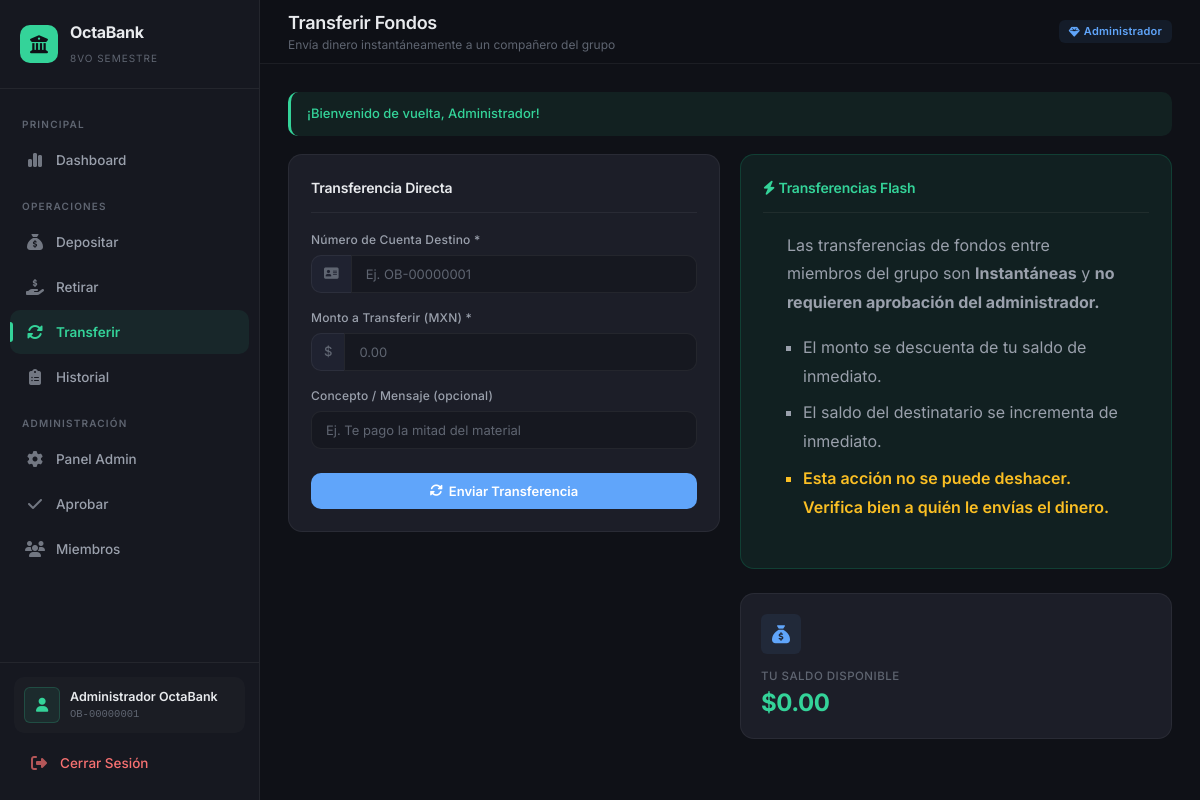
Screenshot of /transacciones/transferir.php (signed in) with the database file from the repository.
### tables this page shows
CREATE TABLE IF NOT EXISTS cuentas (
    id INT AUTO_INCREMENT PRIMARY KEY,
    usuario_id INT NOT NULL UNIQUE,
    numero_cuenta VARCHAR(20) NOT NULL UNIQUE,
    saldo DECIMAL(12,2) NOT NULL DEFAULT 0.00,
    saldo_retenido DECIMAL(12,2) NOT NULL DEFAULT 0.00,
    estado ENUM('activa', 'suspendida', 'cerrada') NOT NULL DEFAULT 'activa',
    fecha_apertura DATETIME NOT NULL DEFAULT CURRENT_TIMESTAMP,
    FOREIGN KEY (usuario_id) REFERENCES usuarios(id) ON DELETE CASCADE,
    INDEX idx_estado (estado)
);

CREATE TABLE IF NOT EXISTS usuarios (
    id INT AUTO_INCREMENT PRIMARY KEY,
    nombre VARCHAR(100) NOT NULL,
    apellido VARCHAR(100) NOT NULL,
    email VARCHAR(150) NOT NULL UNIQUE,
    password VARCHAR(255) NOT NULL,
    telefono VARCHAR(20) DEFAULT NULL,
    rol ENUM('admin', 'miembro') NOT NULL DEFAULT 'miembro',
    numero_cuenta VARCHAR(20) NOT NULL UNIQUE,
    avatar VARCHAR(10) DEFAULT NULL,
    activo TINYINT(1) NOT NULL DEFAULT 1,
    fecha_registro DATETIME NOT NULL DEFAULT CURRENT_TIMESTAMP,
    ultimo_acceso DATETIME DEFAULT NULL,
    INDEX idx_email (email),
    INDEX idx_numero_cuenta (numero_cuenta),
    INDEX idx_rol (rol)
);

### includes/functions.php (called while the page is built, shortened)
<?php
function formatMoney($amount) {
    return APP_CURRENCY_SYMBOL . number_format((float)$amount, 2, '.', ',');
}
function sanitize($input) {
    return htmlspecialchars(trim($input), ENT_QUOTES, 'UTF-8');
}
function getFlashMessage() {
    if (isset($_SESSION['flash'])) {
        $flash = $_SESSION['flash'];
        return $flash;
    }
    return null;
}
function getCurrentUser() {
    $db = Database::getInstance()->getConnection();
    $stmt = $db->prepare("SELECT u.*, c.saldo, c.saldo_retenido, c.estado as estado_cuenta
                          FROM usuarios u
                          JOIN cuentas c ON u.id = c.usuario_id
                          WHERE u.id = ?");
    $stmt->execute([$_SESSION['user_id']]);
    return $stmt->fetch();
}
function isAdmin() {
    return isset($_SESSION['user_role']) && $_SESSION['user_role'] === 'admin';
}

### transacciones/transferir.php (the view, shortened to what this page needs)
<?php
$pageTitle = 'Transferir Fondos';
$pageSubtitle = 'Envía dinero instantáneamente a un compañero del grupo';
$currentPage = 'transferir';
require_once dirname(__DIR__) . '/includes/header.php';
?>
<div class="grid-2">
    <div>
        <div class="card mb-3 fade-in">
            <div class="card-header">
                <h3>Transferencia Directa</h3>
            </div>
            <form method="POST" action="">
                <div class="form-group mb-2">
                    <label for="numero_cuenta">Número de Cuenta Destino *</label>
                    <div class="input-group">
                        <span class="input-prefix"><i class="fa-solid fa-address-card"></i></span>
                        <input type="text" id="numero_cuenta" name="numero_cuenta" class="form-control"
                               placeholder="Ej. OB-00000001" required
                               value="<?= sanitize($_POST['numero_cuenta'] ?? '') ?>">
                    </div>
                </div>
                <div class="form-group mb-2">
                    <label for="monto">Monto a Transferir (<?= APP_CURRENCY ?>) *</label>
                    <div class="input-group">
                        <span class="input-prefix"><?= APP_CURRENCY_SYMBOL ?></span>
                        <input type="number" id="monto" name="monto" class="form-control"
                               step="0.01" min="1" max="<?= $user['saldo'] ?>"
                               placeholder="0.00" required>
                    </div>
                </div>
                <div class="form-group mb-3">
                    <label for="descripcion">Concepto / Mensaje (opcional)</label>
                    <input type="text" id="descripcion" name="descripcion" class="form-control"
                           placeholder="Ej. Te pago la mitad del material" maxlength="100">
                </div>
                <button type="submit" class="btn btn-info btn-block" style="background:var(--color-info);color:#fff;"
                        onclick="return confirmAction('¿Confirmas que deseas enviar esta transferencia? La acción es inmediata e irreversible.')"
                        <?= $user['saldo'] <= 0 ? 'disabled style="opacity:0.5;cursor:not-allowed;"' : '' ?>>
                    <i class="fa-solid fa-rotate"></i> Enviar Transferencia
                </button>
            </form>
        </div>
    </div>
    <div>
        <div class="card bg-info fade-in" style="animation-delay: 0.1s; background: var(--color-success-bg); border-color: rgba(16, 185, 129, 0.2);">
            <div class="card-header border-0">
                <h3 class="text-success"><i class="fa-solid fa-bolt"></i> Transferencias Flash</h3>
            </div>
            <div style="padding: 0 24px 24px; color: var(--text-secondary); line-height: 1.8;">
                <p>Las transferencias de fondos entre miembros del grupo son <strong>Instantáneas</strong> y <strong>no requieren aprobación del administrador.</strong></p>
                <ul style="margin-top: 16px; margin-left: 16px; list-style-type: square;">
                    <li class="mb-1">El monto se descuenta de tu saldo de inmediato.</li>
                    <li class="mb-1">El saldo del destinatario se incrementa de inmediato.</li>
                    <li class="text-warning font-weight-bold">Esta acción no se puede deshacer. Verifica bien a quién le envías el dinero.</li>
                </ul>
            </div>
        </div>
        <div class="stat-card mt-3 fade-in" style="animation-delay: 0.2s;">
            <div class="stat-icon blue"><i class="fa-solid fa-sack-dollar"></i></div>
            <div class="stat-label">Tu saldo disponible</div>
            <div class="stat-value money"><?= formatMoney($user['saldo']) ?></div>
        </div>
    </div>
</div>
<?php require_once dirname(__DIR__) . '/includes/footer.php'; ?>

### includes/header.php (shortened to what this page needs)
<?php
$user = getCurrentUser();
?>
<!DOCTYPE html>
<html lang="es">
<head>
    <link rel="stylesheet" href="<?= BASE_URL ?>/assets/css/styles.css">
    <link rel="stylesheet" href="https://cdnjs.cloudflare.com/ajax/libs/font-awesome/6.4.0/css/all.min.css">
</head>
<body>
    <div class="app-layout">
        <aside class="sidebar" id="sidebar">
            <div class="sidebar-brand">
                <div class="brand-icon"><i class="fa-solid fa-building-columns"></i></div>
                <div class="brand-text">
                    <h2>OctaBank</h2>
                    <span>8vo Semestre</span>
                </div>
            </div>
            <nav class="sidebar-nav">
                <div class="nav-section-title">Principal</div>
                <a href="<?= BASE_URL ?>/dashboard/" class="nav-link <?= ($currentPage ?? '') === 'dashboard' ? 'active' : '' ?>">
                    <span class="nav-icon"><i class="fa-solid fa-chart-simple"></i></span>
                    Dashboard
                </a>
                <div class="nav-section-title">Operaciones</div>
                <a href="<?= BASE_URL ?>/transacciones/depositar.php" class="nav-link <?= ($currentPage ?? '') === 'depositar' ? 'active' : '' ?>">
                    <span class="nav-icon"><i class="fa-solid fa-sack-dollar"></i></span>
                    Depositar
                </a>
                <a href="<?= BASE_URL ?>/transacciones/retirar.php" class="nav-link <?= ($currentPage ?? '') === 'retirar' ? 'active' : '' ?>">
                    <span class="nav-icon"><i class="fa-solid fa-hand-holding-dollar"></i></span>
                    Retirar
                </a>
                <a href="<?= BASE_URL ?>/transacciones/transferir.php" class="nav-link <?= ($currentPage ?? '') === 'transferir' ? 'active' : '' ?>">
                    <span class="nav-icon"><i class="fa-solid fa-rotate"></i></span>
                    Transferir
                </a>
                <a href="<?= BASE_URL ?>/transacciones/historial.php" class="nav-link <?= ($currentPage ?? '') === 'historial' ? 'active' : '' ?>">
                    <span class="nav-icon"><i class="fa-solid fa-clipboard-list"></i></span>
                    Historial
                </a>
                <?php if (isAdmin()): ?>
                <div class="nav-section-title">Administración</div>
                <a href="<?= BASE_URL ?>/admin/" class="nav-link <?= ($currentPage ?? '') === 'admin_dashboard' ? 'active' : '' ?>">
                    <span class="nav-icon"><i class="fa-solid fa-gear"></i></span>
                    Panel Admin
                </a>
                <a href="<?= BASE_URL ?>/admin/aprobar_transacciones.php" class="nav-link <?= ($currentPage ?? '') === 'aprobar' ? 'active' : '' ?>">
                    <span class="nav-icon"><i class="fa-solid fa-check"></i></span>
                    Aprobar
                </a>
                <a href="<?= BASE_URL ?>/admin/miembros.php" class="nav-link <?= ($currentPage ?? '') === 'miembros' ? 'active' : '' ?>">
                    <span class="nav-icon"><i class="fa-solid fa-users"></i></span>
                    Miembros
                </a>
                <?php endif; ?>
            </nav>
            <div class="sidebar-footer">
                <div class="sidebar-user">
                    <div class="user-avatar"><i class="fa-solid fa-user"></i></div>
                    <div class="user-info">
                        <div class="name"><?= sanitize($user['nombre'] ?? '') ?> <?= sanitize($user['apellido'] ?? '') ?></div>
                        <div class="account"><?= sanitize($user['numero_cuenta'] ?? '') ?></div>
                    </div>
                </div>
                <a href="<?= BASE_URL ?>/auth/logout.php" class="nav-link mt-1" style="color: var(--color-error);">
                    <span class="nav-icon"><i class="fa-solid fa-right-from-bracket"></i></span>
                    Cerrar Sesión
                </a>
            </div>
        </aside>
        <main class="main-content">
            <header class="top-header">
                <div style="display:flex;align-items:center;gap:16px;">
                    <div class="page-title">
                        <h1><?= sanitize($pageTitle ?? 'Dashboard') ?></h1>
                        <p><?= sanitize($pageSubtitle ?? '') ?></p>
                    </div>
                </div>
                <div class="header-actions">
                    <span class="badge badge-info" style="font-size:11px;">
                        <i class="fa-solid fa-gem"></i> <?= isAdmin() ? 'Administrador' : 'Miembro' ?>
                    </span>
                </div>
            </header>
            <div class="page-container fade-in">
                <?php
                $flash = getFlashMessage();
                if ($flash):
                ?>
                <div class="alert alert-<?= $flash['type'] ?>" data-auto-dismiss="5000">
                    <?php
                    $icons = ['success' => '<i class="fa-solid fa-check"></i>', 'error' => '<i class="fa-solid fa-xmark"></i>', 'warning' => '<i class="fa-solid fa-triangle-exclamation"></i>', 'info' => '<i class="fa-solid fa-circle-info"></i>'];
                    echo ($icons[$flash['type']] ?? '') . ' ' . sanitize($flash['message']);
                    ?>
                </div>
                <?php endif; ?>

### rows the page displays
cuentas: usuario.nombre "Administrador", usuario.apellido "OctaBank", usuario.numero_cuenta "OB-00000001", monto "0.00", saldo "$0.00"

### other values shown
$pageTitle "Transferir Fondos"
$pageSubtitle "Envía dinero instantáneamente a un compañero del grupo"
$flash['message'] "¡Bienvenido de vuelta, Administrador!"
APP_CURRENCY "MXN"
APP_CURRENCY_SYMBOL "$"
